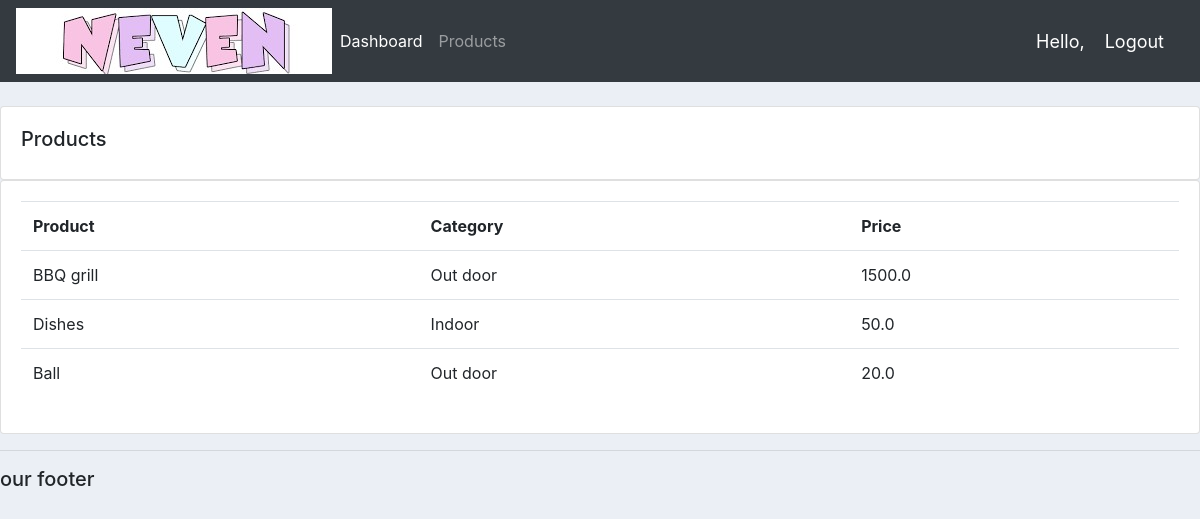
Screenshot of /products/ (signed in) with the database file from the repository.
### accounts/models.py (models this page shows, shortened)
class Product(models.Model):
	CATEGORY=(
		  ('Indoor','Indoor'),
		  ('Out door','Out door'),
		)
	name=models.CharField(max_length=200,null=True)
	price=models.FloatField(null=True)
	category=models.CharField(max_length=200,null=True,choices=CATEGORY)
	description=models.CharField(max_length=200,null=True,blank=True)
	date_created=models.DateTimeField(auto_now_add=True,null=True)
	tag=models.ManyToManyField(Tag)

### accounts/decorators.py (the view)
		def wrapper_func(req,*args,**kwags):
			group=None
			if req.user.groups.exists():
				group=req.user.groups.all()[0].name
			if group in allowed_roles:
				return view_func(req,*args,*kwags)
			else:
				return HttpResponse('You are not autherized to viwe this page')

### accounts/views.py (called while the page is built)
@login_required(login_url='Login')
@allowed_users(allowed_roles=['admin'])
def Products(req):
	products=Product.objects.all()
	return render(req,'accounts/product.html',{'products':products})

### accounts/templates/accounts/product.html (shortened to what this page needs)
{% extends 'accounts/main.html' %}
{% block content %}
   <br>
        <div class="row">
            <div class="col-md">
	            <div class="card card-body">
	                <h5>Products</h5>
	            </div>
	            <div class="card card-body">
	            	<table class="table">
		                <tr>
		                    <th>Product</th>
		                    <th>Category</th>
		                    <th>Price</th>
		                </tr>
		                {% for i in products %}
		                    <tr>
		                    	<td>{{i.name}}</td>
		                    	<td>{{i.category}}</td>
		                    	<td>{{i.price}}</td>
		                    </tr>
		                {% endfor %}
	                </table>
	            </div>
	        </div>
	    </div>
{% endblock %}

### static/css/main.css (style rules this page uses)
body { background-color: #ebeff5; }

### rows the page displays
Product: name "BBQ grill", category "Out door", price "1500.0"
Product: name "Dishes", category "Indoor", price "50.0"
Product: name "Ball", category "Out door", price "20.0"
